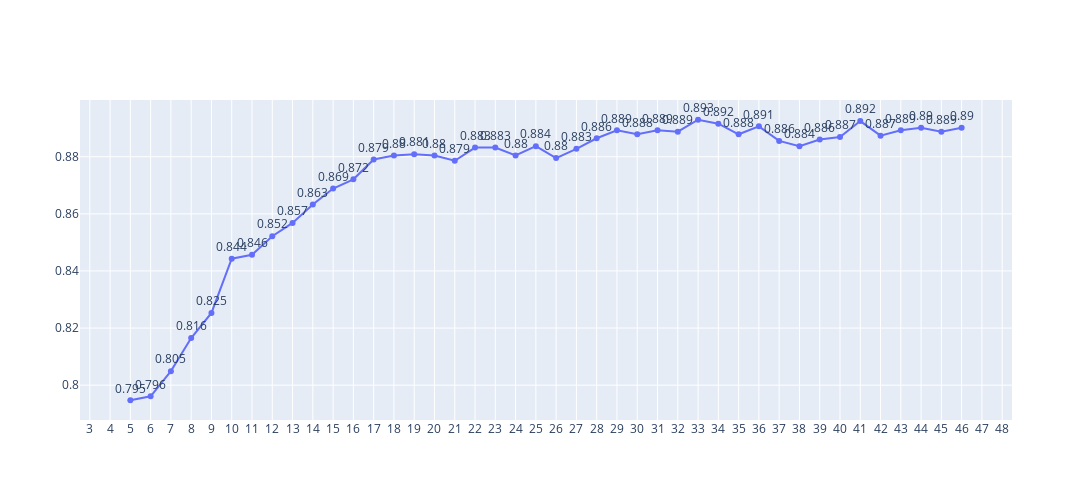

Write notebook code for a chart like this one.
### Code cell
fig = go.Figure()
fig.update_layout(
    autosize=False,
    width=1400,
    height=500,
)
fig.add_trace(go.Scatter(x=x_range, y=accuracy_list, mode='lines+markers+text', connectgaps=True, text=acc_list))
fig.update_traces(textposition="top center")
fig.update_layout(
    xaxis = dict(
        tickmode = 'linear',
        tickvals =x_range
    )
)
fig.show()

### Figure 1 — Plotly figure (JSON) as saved in the notebook; plotly's stock layout.template omitted (floating-point values rounded to 4 significant figures)
{"data": [{"connectgaps": true, "mode": "lines+markers+text", "text": ["0.795", "0.796", "0.805", "0.816", "0.825", "0.844", "0.846", "0.852", "0.857", "0.863", "0.869", "0.872", "0.879", "0.88", "0.881", "0.88", "0.879", "0.883", "0.883", "0.88", "0.884", "0.88", "0.883", "0.886", "0.889", "0.888", "0.889", "0.889", "0.893", "0.892", "0.888", "0.891", "0.886", "0.884", "0.886", "0.887", "0.892", "0.887", "0.889", "0.89", "0.889", "0.89"], "textposition": "top center", "type": "scatter", "x": [5, 6, 7, 8, 9, 10, 11, 12, 13, 14, 15, 16, 17, 18, 19, 20, 21, 22, 23, 24, 25, 26, 27, 28, 29, 30, 31, 32, 33, 34, 35, 36, 37, 38, 39, 40, 41, 42, 43, 44, 45, 46], "y": [0.7947, 0.7961, 0.8049, 0.8165, 0.8253, 0.8443, 0.8457, 0.8522, 0.8568, 0.8633, 0.8689, 0.8721, 0.8791, 0.8804, 0.8809, 0.8804, 0.8786, 0.8832, 0.8832, 0.8804, 0.8837, 0.8795, 0.8828, 0.8865, 0.8892, 0.8879, 0.8892, 0.8888, 0.893, 0.8916, 0.8879, 0.8906, 0.8855, 0.8837, 0.886, 0.8869, 0.8925, 0.8874, 0.8892, 0.8902, 0.8888, 0.8902]}], "layout": {"autosize": false, "height": 500, "width": 1400, "xaxis": {"autorange": true, "range": [2.568, 48.43], "tickmode": "linear", "tickvals": [5, 6, 7, 8, 9, 10, 11, 12, 13, 14, 15, 16, 17, 18, 19, 20, 21, 22, 23, 24, 25, 26, 27, 28, 29, 30, 31, 32, 33, 34, 35, 36, 37, 38, 39, 40, 41, 42, 43, 44, 45, 46], "type": "linear"}, "yaxis": {"autorange": true, "range": [0.7878, 0.8999], "type": "linear"}}}
